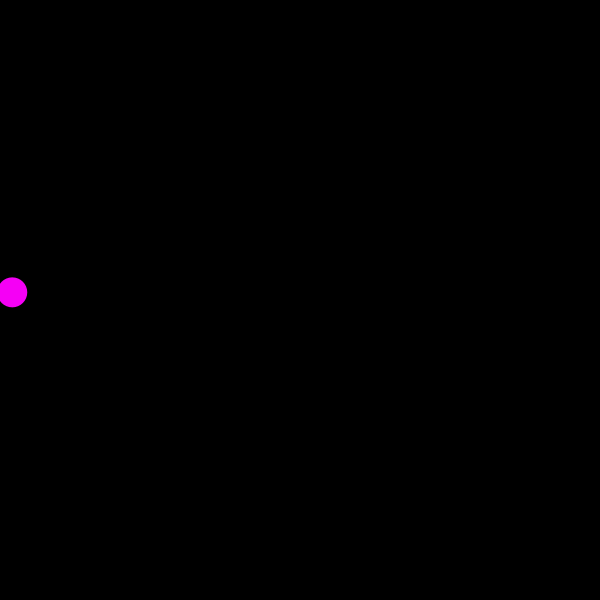
Frame 1 (no input)
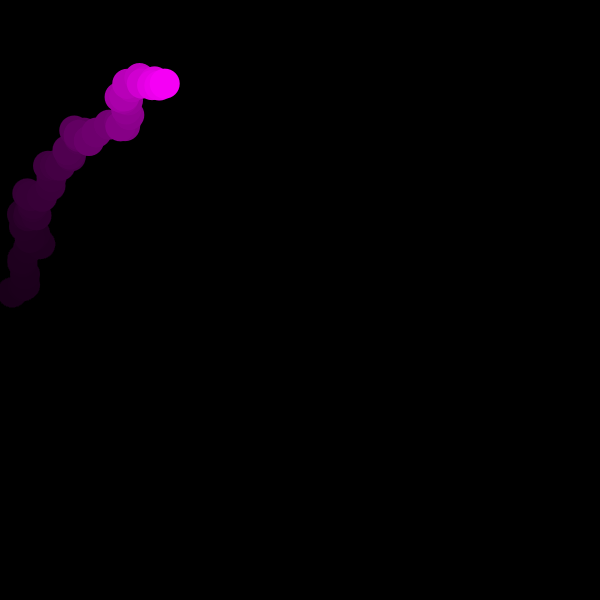
Frame 60 (the mouse pressed at the canvas centre just before this capture)
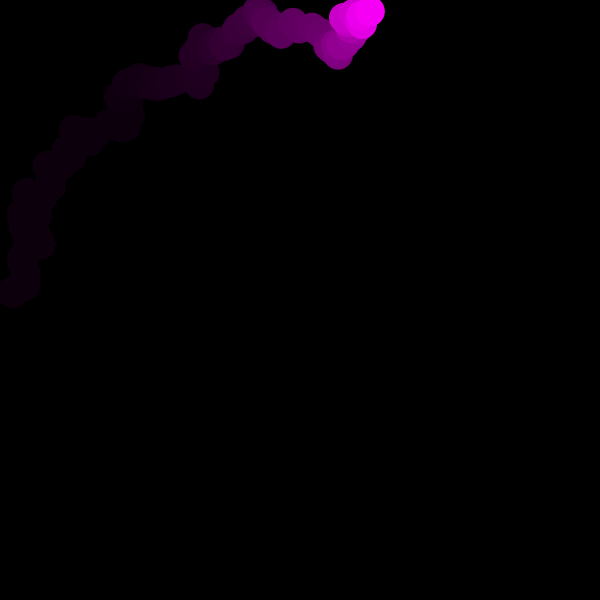
Frame 120 (the mouse held since frame 60 and released just before this capture)

The Processing sketch that drew these frames (run headless with seeded random() and noise(); from frame 60 on, the mouse is pressed at the canvas centre):

// Processing sketch: wormy
// ── wormy.pde
int startx=0;
int starty=300;
float mobi=10;
PVector speed=new PVector(random(0,5),random(-5,5));
PVector position=new PVector(startx,starty);
void setup(){
  size(600,600);
 background(0);
  noStroke();

}

void draw(){
PVector wiggle=new PVector(random(-mobi,mobi),random(-mobi,mobi));
 position.add(wiggle);
  position.add(speed);
   fill(255,0,255);
  ellipse(position.x,position.y,30,30);
   fill(0,10);
  rect(0,0,width,height);
  
}
